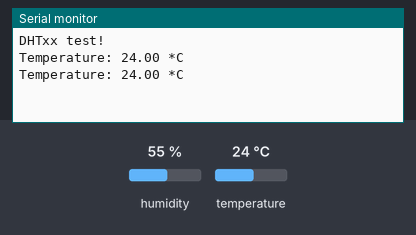
Recording of a sketch running on a simulated ESP32. On the bench: the last lines printed to the serial monitor. The test bench sets the inputs (shaded band); at power-on: temperature 24 °C, humidity 55 %.

Above: at 4.8 s.
4.9 s: temperature set to 12 °C
At 6.6 s:
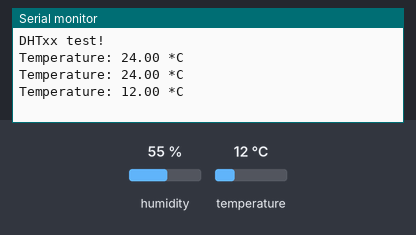
7.9 s: temperature set to 19 °C
At 9.5 s:
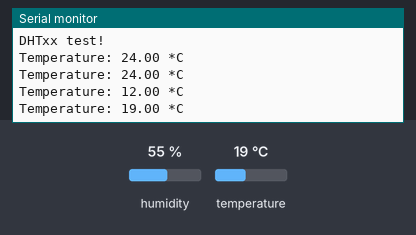
Timing chart, 0 to 11.0 s (numbered marks = the images above; inputs shaded):
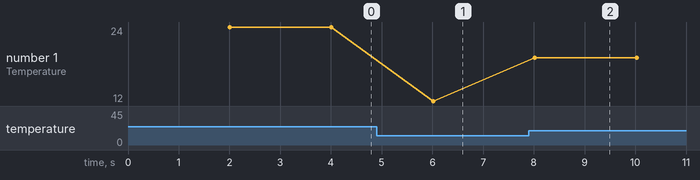

The sketch:

DHT_ESP32.ino
```cpp
#include "DHT.h"

#define DHTPIN 32 // what digital pin we're connected to

#define DHTTYPE DHT22 // DHT 11

DHT dht(DHTPIN, DHTTYPE);

void setup() {
 Serial.begin(115200);
 Serial.println("DHTxx test!");

dht.begin();
}

void loop() {
 // Wait a few seconds between measurements.
 delay(2000);
 // Read temperature as Celsius (the default)
 float t = dht.readTemperature();
// Check if any reads failed and exit early (to try again).
 if (isnan(t)) {
 Serial.println("Failed to read from DHT sensor!");
 return;
 }

 Serial.print("Temperature: ");
 Serial.print(t);
 Serial.print(" *C \n");
}
```

Measured:
- after the input at 4.9 s, the serial monitor: prints a new line after 1.1 s (image 1)
- after the input at 7.9 s, the serial monitor: prints a new line after 0.12 s (image 2)
- plotted number 1: 24 → 12 after the input at 4.9 s, 12 → 19 after the input at 7.9 s
